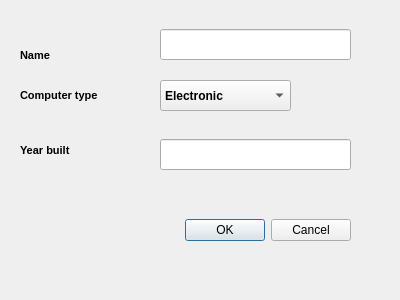
<?xml version="1.0" encoding="UTF-8"?>
<ui version="4.0">
 <class>EditComputer</class>
 <widget class="QDialog" name="EditComputer">
  <property name="geometry">
   <rect>
    <x>0</x>
    <y>0</y>
    <width>400</width>
    <height>300</height>
   </rect>
  </property>
  <property name="windowTitle">
   <string>Dialog</string>
  </property>
  <widget class="QDialogButtonBox" name="buttonBoxComputer">
   <property name="geometry">
    <rect>
     <x>10</x>
     <y>200</y>
     <width>341</width>
     <height>61</height>
    </rect>
   </property>
   <property name="orientation">
    <enum>Qt::Horizontal</enum>
   </property>
   <property name="standardButtons">
    <set>QDialogButtonBox::Cancel|QDialogButtonBox::Ok</set>
   </property>
  </widget>
  <widget class="QComboBox" name="comboBoxType">
   <property name="geometry">
    <rect>
     <x>160</x>
     <y>80</y>
     <width>131</width>
     <height>31</height>
    </rect>
   </property>
   <property name="font">
    <font>
     <weight>75</weight>
     <bold>true</bold>
    </font>
   </property>
   <item>
    <property name="text">
     <string>Electronic</string>
    </property>
   </item>
   <item>
    <property name="text">
     <string>Mechanical</string>
    </property>
   </item>
   <item>
    <property name="text">
     <string>Transistor</string>
    </property>
   </item>
   <item>
    <property name="text">
     <string>Other</string>
    </property>
   </item>
  </widget>
  <widget class="QLabel" name="labelComputerName">
   <property name="geometry">
    <rect>
     <x>20</x>
     <y>40</y>
     <width>81</width>
     <height>31</height>
    </rect>
   </property>
   <property name="font">
    <font>
     <pointsize>8</pointsize>
     <weight>75</weight>
     <bold>true</bold>
    </font>
   </property>
   <property name="text">
    <string>Name</string>
   </property>
  </widget>
  <widget class="QLabel" name="labelType">
   <property name="geometry">
    <rect>
     <x>20</x>
     <y>80</y>
     <width>141</width>
     <height>31</height>
    </rect>
   </property>
   <property name="font">
    <font>
     <pointsize>8</pointsize>
     <weight>75</weight>
     <bold>true</bold>
    </font>
   </property>
   <property name="text">
    <string>Computer type</string>
   </property>
  </widget>
  <widget class="QLabel" name="labelBuilt">
   <property name="geometry">
    <rect>
     <x>20</x>
     <y>130</y>
     <width>131</width>
     <height>41</height>
    </rect>
   </property>
   <property name="font">
    <font>
     <pointsize>8</pointsize>
     <weight>75</weight>
     <bold>true</bold>
    </font>
   </property>
   <property name="text">
    <string>Year built</string>
   </property>
  </widget>
  <widget class="QLineEdit" name="lineEditBuilt">
   <property name="geometry">
    <rect>
     <x>160</x>
     <y>139</y>
     <width>191</width>
     <height>31</height>
    </rect>
   </property>
  </widget>
  <widget class="QLineEdit" name="lineEditName">
   <property name="geometry">
    <rect>
     <x>160</x>
     <y>29</y>
     <width>191</width>
     <height>31</height>
    </rect>
   </property>
  </widget>
 </widget>
 <resources/>
 <connections>
  <connection>
   <sender>buttonBoxComputer</sender>
   <signal>accepted()</signal>
   <receiver>EditComputer</receiver>
   <slot>accept()</slot>
   <hints>
    <hint type="sourcelabel">
     <x>248</x>
     <y>254</y>
    </hint>
    <hint type="destinationlabel">
     <x>157</x>
     <y>274</y>
    </hint>
   </hints>
  </connection>
  <connection>
   <sender>buttonBoxComputer</sender>
   <signal>rejected()</signal>
   <receiver>EditComputer</receiver>
   <slot>reject()</slot>
   <hints>
    <hint type="sourcelabel">
     <x>316</x>
     <y>260</y>
    </hint>
    <hint type="destinationlabel">
     <x>286</x>
     <y>274</y>
    </hint>
   </hints>
  </connection>
 </connections>
</ui>
